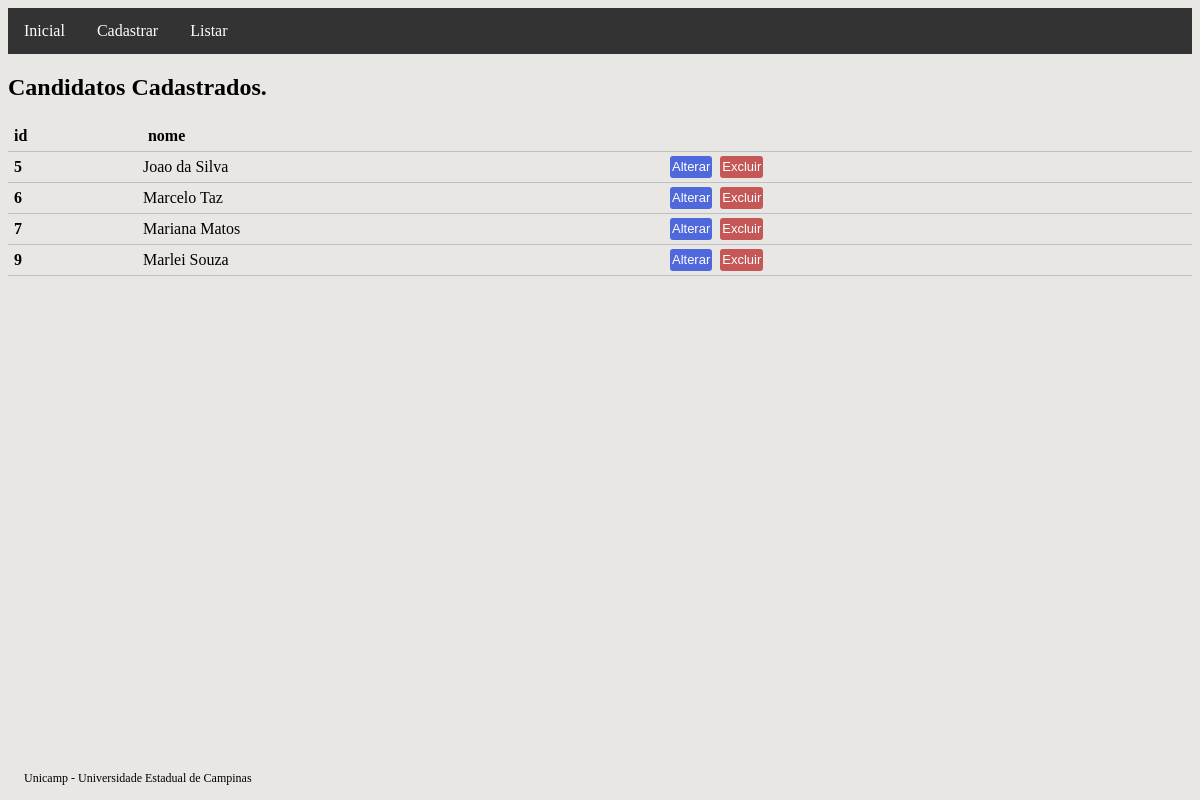
The page /candidato-list on the database its author committed.
### main/models.py (models this page shows)
class Candidato(models.Model):
    nome = models.CharField(max_length=100, db_index=True, null=False, blank=False)
    aprovado = models.BooleanField(null=True)
    habilitado = models.BooleanField(null=True)

### main/views.py (the view)
# urls.py: path('candidato-list', CadastroCandidatosList.as_view(template_name='candidato_list.html'), name='candidato_list'),
class CadastroCandidatosList(ListView):
    model = Candidato

### main/templates/candidato_list.html (shortened to what this page needs)
{% extends "base.html" %}
{% block conteudo %}
{% if candidato_list %}
<h2>Candidatos Cadastrados.</h2>
<table class="tabela">
    <thead>
        <tr>
            <th>id</th>
            <th>nome</th>
        </tr>
    </thead>
    <tbody>
        {% for n in candidato_list %}
        <tr>
            <th scope="row">{{ n.pk }}</th>
            <td>{{ n.nome }}</td>
            <td>
                <a href="{% url 'candidato_update' pk=n.pk %}"><button class="botao_confirmar">Alterar</button></a>
                <a href="{% url 'candidato_delete' pk=n.pk %}"><button class="botao_aviso">Excluir</button></a>
            </td>
        </tr>
        {% endfor %}
    </tbody>
</table>
{% else %}
<h2>Não há candidatos cadastrados.</h2>
{% endif %}
{% endblock conteudo %}

### static/css/main.css (style rules this page uses)
body { background-color: rgb(233, 231, 228); }
.botao_confirmar { border-style: none; border-radius: 3px; color: #ffffff; background-color: #4f69dd; text-align: center; text-decoration: none; font-family: sans-serif; font-size: 13px; margin: 2px 2px; padding: 2px; height: 22px; width: auto; }
.botao_aviso { border: none; border-radius: 3px; color: #ffffff; background-color: #c55757; text-align: center; text-decoration: none; font-family: sans-serif; font-size: 13px; margin: 2px 2px; padding: 2px; height: 22px; width: auto; }
.tabela { border-collapse: collapse; width: 100%; }
.tabela th, tr { padding: 6px; text-align: left; border-bottom: 1px solid #bebec9; }

### rows shown on the page
Candidato: pk "5", nome "Joao da Silva"
Candidato: pk "6", nome "Marcelo Taz"
Candidato: pk "7", nome "Mariana Matos"
Candidato: pk "9", nome "Marlei Souza"
